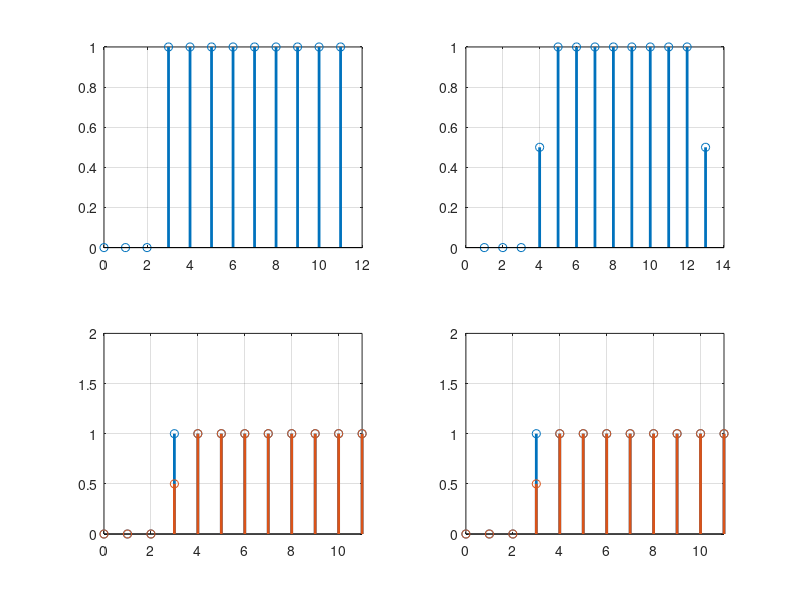

This figure's MATLAB source:
% excersises 04h1a FWH

x = [0 0 0 1 1 1 1 1 1 1 1 1];
t = 0:length(x)-1;

figure(1), clf(1)
subplot(2,2,1)
stem(t, x, 'linewidth',2);
grid on
h = 1/2*[1  1];
y = conv(x,h);

subplot(2,2,2)
stem(y, 'linewidth',2)
grid on

subplot(2,2,3)
stem(t,[x;y(1:length(x))]', 'linewidth',2)
axis([0 length(t)-1 0 2])
grid on
y2=filter(h, [1], x);

subplot(2,2,4)
stem(t,[x;y2]', 'linewidth',2)
axis([0 length(t)-1 0 2])
grid on